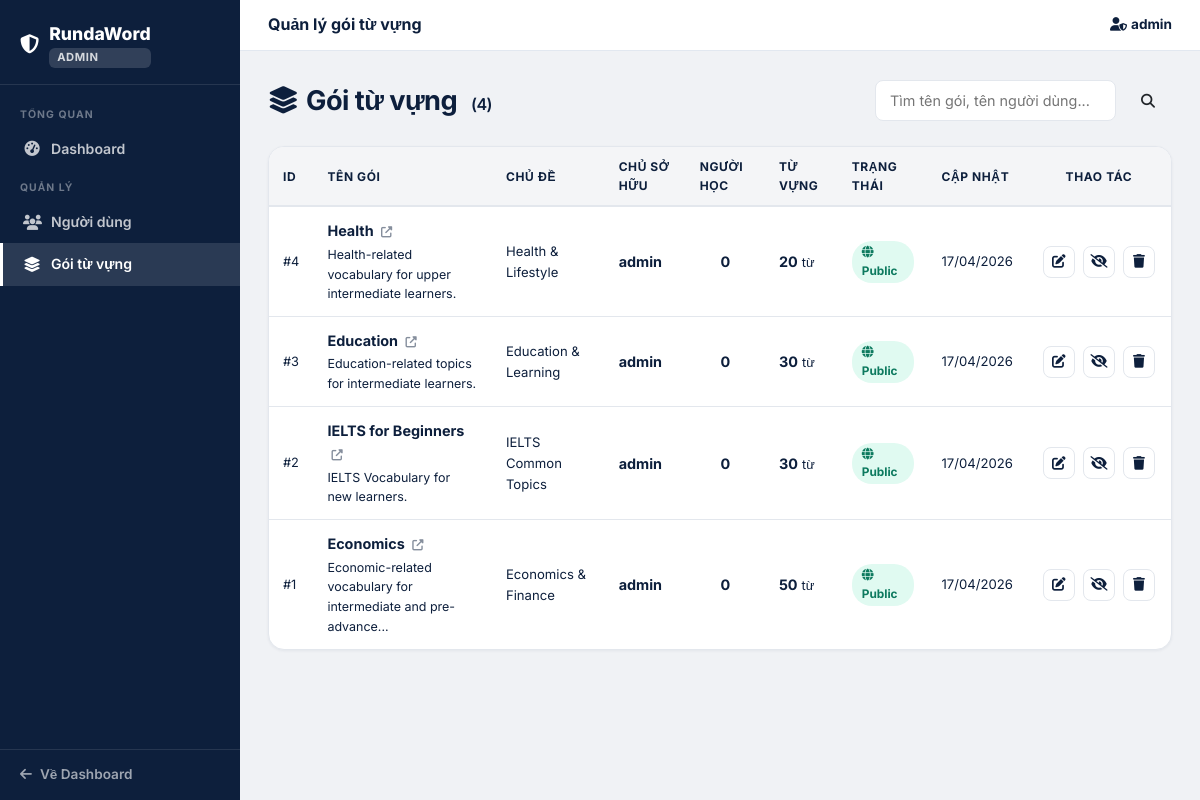
The app's page /admin/packages (signed in), older data.
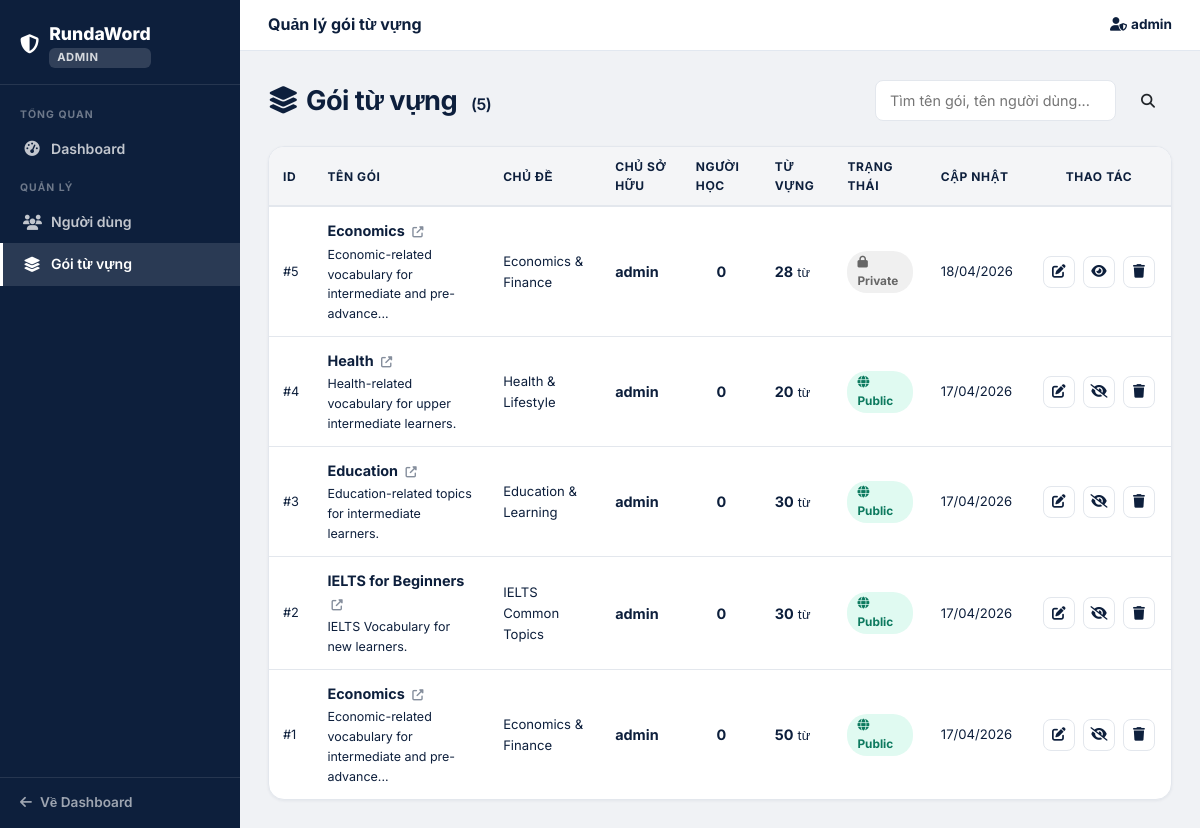
The same page, newer data.
### main.py (models this page shows, shortened)
class User(UserMixin, db.Model):
    __tablename__ = 'users'
    id            = db.Column(db.Integer, primary_key=True)
    username      = db.Column(db.String(50),  unique=True, nullable=False)
    name          = db.Column(db.String(100))
    email         = db.Column(db.String(120), unique=True, nullable=False)
    password_hash = db.Column(db.String(255), nullable=False)
    role          = db.Column(db.Integer, default=ROLE_USER, nullable=False)
    created_at    = db.Column(db.DateTime, default=datetime.utcnow)
    packages = db.relationship(
        'VocabPackage', backref='user', lazy=True, cascade='all, delete-orphan',
        foreign_keys='VocabPackage.user_id'
    )
    saved_packages = db.relationship(
        'VocabPackage', secondary=user_saved_packages,
        backref=db.backref('saved_by', lazy='dynamic'), lazy='dynamic'
    )

class VocabPackage(db.Model):
    __tablename__ = 'vocab_packages'
    id                  = db.Column(db.Integer, primary_key=True)
    package_name        = db.Column(db.String(100), nullable=False)
    package_description = db.Column(db.Text)
    topic               = db.Column(db.String(80))          # NEW: topic/category field
    created_at          = db.Column(db.DateTime, default=datetime.utcnow)
    updated_at          = db.Column(db.DateTime, default=datetime.utcnow)
    user_id             = db.Column(db.Integer, db.ForeignKey('users.id'), nullable=False)
    is_public           = db.Column(db.Boolean, default=True)
    vocabularies = db.relationship(
        'Vocabulary', backref='package', lazy=True, cascade='all, delete-orphan'
    )

### main.py (the view)
@app.route('/admin/packages')
@admin_required
def admin_packages():
    q     = request.args.get('q', '').strip()
    query = VocabPackage.query
    if q:
        q_norm   = normalize_text(q)
        all_pkgs = query.order_by(VocabPackage.updated_at.desc()).all()
        pkgs = [
            p for p in all_pkgs
            if q_norm in normalize_text(p.package_name)
            or (p.user and q_norm in normalize_text(p.user.username))
        ]
    else:
        pkgs = query.order_by(VocabPackage.updated_at.desc()).all()
    if pkgs:
        learner_counts = learner_counts_for_packages(
            db, user_saved_packages, func, [p.id for p in pkgs]
        )
    else:
        learner_counts = {}
    return render_template(
        'admin/packages.html',
        packages=pkgs,
        search_query=q,
        learner_counts=learner_counts
    )

### main.py (called while the page is built)
def admin_required(f):
    @wraps(f)
    def decorated(*args, **kwargs):
        if not current_user.is_authenticated or current_user.role != ROLE_ADMIN:
            abort(403)
        return f(*args, **kwargs)
    return decorated

@login_manager.user_loader
def load_user(user_id):
    return User.query.get(int(user_id))

### services/stats_service.py (called while the page is built)
def learner_counts_for_packages(db, user_saved_packages, func, package_ids: list[int]) -> dict[int, int]:
    if not package_ids:
        return {}
    rows = (
        db.session.query(user_saved_packages.c.package_id, func.count(user_saved_packages.c.user_id))
        .filter(user_saved_packages.c.package_id.in_(package_ids))
        .group_by(user_saved_packages.c.package_id)
        .all()
    )
    return {package_id: count for package_id, count in rows}

### templates/admin/packages.html (shortened to what this page needs)
{% extends "admin/base_admin.html" %}
{% block topbar_title %}Quản lý gói từ vựng{% endblock %}
{% block content %}
<div class="d-flex justify-content-between align-items-center mb-4 flex-wrap gap-3">
    <div class="page-title mb-0">
        <i class="fas fa-layer-group me-2"></i>Gói từ vựng
        <span style="font-size:1rem;color:var(--muted);font-weight:600;margin-left:8px;">({{ packages|length }})</span>
    </div>
    <form method="GET" class="admin-search">
        <input type="text" name="q" placeholder="Tìm tên gói, tên người dùng..."
            value="{{ search_query or '' }}">
        <button type="submit" class="btn btn-navy btn-sm px-3">
            <i class="fas fa-search"></i>
        </button>
    </form>
</div>
<div class="rw-card" style="padding:0;overflow:hidden;">
    {% if packages %}
    <table class="admin-table">
        <thead>
            <tr>
                <th>ID</th>
                <th>Tên gói</th>
                <th>Chủ đề</th>
                <th>Chủ sở hữu</th>
                <th>Người học</th>
                <th>Từ vựng</th>
                <th>Trạng thái</th>
                <th>Cập nhật</th>
                <th style="text-align:center;">Thao tác</th>
            </tr>
        </thead>
        <tbody>
            {% for pkg in packages %}
            <tr>
                <td style="color:var(--muted);font-size:0.8rem;">#{{ pkg.id }}</td>
                <td>
                    <a href="{{ url_for('package_detail', package_id=pkg.id) }}"
                       style="font-weight:700;color:var(--navy);text-decoration:none;"
                       target="_blank">
                        {{ pkg.package_name }}
                        <i class="fas fa-up-right-from-square" style="font-size:0.7rem;margin-left:4px;opacity:.5;"></i>
                    </a>
                    {% if pkg.package_description %}
                    <div style="font-size:0.78rem;color:var(--muted);margin-top:2px;">
                        {{ pkg.package_description[:60] }}{% if pkg.package_description|length > 60 %}...{% endif %}
                    </div>
                    {% endif %}
                </td>
                <td style="font-size:0.82rem;max-width:180px;">
                    {{ pkg.topic or 'Others' }}
                </td>
                <td>
                    <strong>{{ pkg.user.username if pkg.user else '—' }}</strong>
                </td>
                <td style="text-align:center;">
                    <span style="font-weight:700;">{{ learner_counts.get(pkg.id, 0) }}</span>
                </td>
                <td>
                    <span style="font-weight:700;">{{ pkg.vocabularies | length }}</span>
                    <span style="color:var(--muted);font-size:0.8rem;"> từ</span>
                </td>
                <td>
                    {% if pkg.is_public %}
                    <span class="admin-badge admin-badge-public">
                        <i class="fas fa-globe me-1"></i>Public
                    </span>
                    {% else %}
                    <span class="admin-badge admin-badge-private">
                        <i class="fas fa-lock me-1"></i>Private
                    </span>
                    {% endif %}
                </td>
                <td style="font-size:0.82rem;color:var(--muted);">
                    {{ pkg.updated_at.strftime('%d/%m/%Y') }}
                </td>
                <td style="text-align:center;white-space:nowrap;">
                    <a href="{{ url_for('edit_package', package_id=pkg.id) }}"
                       class="admin-action-btn" title="Chỉnh sửa" target="_blank">
                        <i class="fas fa-edit"></i>
                    </a>
                    <form method="POST"
                          action="{{ url_for('admin_toggle_public', package_id=pkg.id) }}"
                          style="display:inline;">
                        <button type="submit" class="admin-action-btn success"
                            title="{{ 'Chuyển sang Private' if pkg.is_public else 'Chuyển sang Public' }}">
                            <i class="fas {{ 'fa-eye-slash' if pkg.is_public else 'fa-eye' }}"></i>
                        </button>
                    </form>
                    <button type="button" class="admin-action-btn danger" title="Xóa"
                        data-pkg-id="{{ pkg.id }}"
                        data-pkg-name="{{ pkg.package_name | replace('"', '&quot;') }}"
                        data-delete-url="{{ url_for('admin_delete_package', package_id=pkg.id) }}"
                        onclick="confirmDelete(this)">
                        <i class="fas fa-trash"></i>
                    </button>
                </td>
            </tr>
            {% endfor %}
        </tbody>
    </table>
    {% else %}
    <div class="text-center py-5">
        <i class="fas fa-box-open fa-2x mb-3" style="color:var(--muted)"></i>
        <p class="text-muted mb-0">Không tìm thấy gói từ nào.</p>
    </div>
    {% endif %}
</div>
{% endblock %}

### templates/admin/base_admin.html (shortened to what this page needs)
<!DOCTYPE html>
<html lang="vi">
<head>
    <link href="https://cdn.jsdelivr.net/npm/bootstrap@5.3.0/dist/css/bootstrap.min.css" rel="stylesheet">
    <link href="https://cdnjs.cloudflare.com/ajax/libs/font-awesome/6.4.0/css/all.min.css" rel="stylesheet">
    <link href="{{ url_for('static', filename='css/main.css') }}" rel="stylesheet">
</head>
<body>
<div class="admin-shell">
    <aside class="admin-sidebar">
        <div class="admin-sidebar-brand">
            <a href="{{ url_for('admin_dashboard') }}">
                <i class="fas fa-shield-alt" style="font-size:1.2rem;"></i>
                <div>
                    RundaWord
                    <div class="admin-badge-label">ADMIN</div>
                </div>
            </a>
        </div>
        <nav class="admin-nav">
            <div class="admin-nav-section">Tổng quan</div>
            <a href="{{ url_for('admin_dashboard') }}"
               class="{{ 'active' if request.endpoint == 'admin_dashboard' else '' }}">
                <i class="fas fa-tachometer-alt"></i> Dashboard
            </a>
            <div class="admin-nav-section">Quản lý</div>
            <a href="{{ url_for('admin_users') }}"
               class="{{ 'active' if request.endpoint in ['admin_users', 'admin_create_user', 'admin_edit_user', 'admin_delete_user'] else '' }}">
                <i class="fas fa-users"></i> Người dùng
            </a>
            <a href="{{ url_for('admin_packages') }}"
               class="{{ 'active' if request.endpoint in ['admin_packages', 'admin_toggle_public', 'admin_delete_package'] else '' }}">
                <i class="fas fa-layer-group"></i> Gói từ vựng
            </a>
        </nav>
        <div class="admin-sidebar-footer">
            <a href="{{ url_for('dashboard') }}">
                <i class="fas fa-arrow-left"></i> Về Dashboard
            </a>
        </div>
    </aside>
    <div class="admin-main">
        <div class="admin-topbar">
            <div class="admin-topbar-title">{% block topbar_title %}Admin Panel{% endblock %}</div>
            <div class="admin-topbar-user">
                <i class="fas fa-user-shield me-1"></i>{{ current_user.username }}
            </div>
        </div>
        <div class="admin-content">
            {% block content %}{% endblock %}
        </div>
    </div>
</div>
</body>
</html>

### static/css/main.css (style rules this page uses)
:root { --navy: #0d1f3c; --navy-deep: #071020; --navy-mid: #1c3358; --white: #ffffff; --off-white: #f4f5f7; --bg: #f4f5f7; --border: #e3e7ed; --border-light: #edf0f4; --text: #0d1f3c; --text-muted: #7a8899; --text-light: #a0aab5; --green: #27ae60; --green-bg: #e8f8f0; --green-text: #1a7a43; --accent: #2563eb; --red: #e74c3c; --red-bg: #fdf2f2; --shadow-xs: 0 1px 3px rgba(13,31,60,0.06); --shadow-sm: 0 2px 8px rgba(13,31,60,0.08); --shadow-md: 0 4px 20px rgba(13,31,60,0.10); --shadow-lg: 0 8px 40px rgba(13,31,60,0.14); --r-sm: 8px; --r-md: 12px; --r-lg: 16px; --r-xl: 20px; }
*, *::before, *::after { box-sizing: border-box; margin: 0; padding: 0; }
html { scroll-behavior: smooth; overflow-y: scroll; }
body { font-family: 'Inter', sans-serif; background: var(--bg); color: var(--text); font-size: 14px; line-height: 1.6; -webkit-font-smoothing: antialiased; min-height: 100vh; display: flex; flex-direction: column; }
.rw-card { background: white; border-radius: var(--r-lg); border: 1px solid var(--border); padding: 24px; box-shadow: var(--shadow-xs); }
.page-title { font-family: 'Playfair Display', serif; font-weight: 700; font-size: 1.7rem; color: var(--navy); margin-bottom: 4px; letter-spacing: -0.02em; }

Row changes from the older to the newer data that the page shows:
added VocabPackage: id "5", package_name "Economics", package_description "Economic-related vocabulary for intermediate and pre-advance", topic "Economics & Finance", user "admin", get "0", vocabularies|length "28", shows "Private", updated_at "18/04/2026"
Text that changed along with them:
{{ packages|length }}: "4" → "5"
